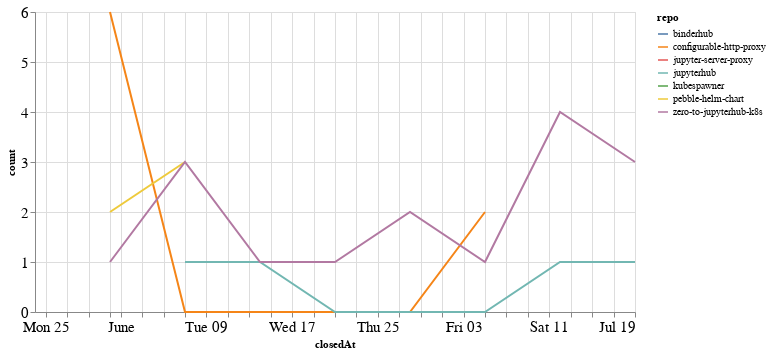

Write notebook code for a chart like this one.
### Code cell
closed_by_time = closed_by.groupby('repo').resample('W', on='closedAt').count()['author'].reset_index()
closed_by_time = closed_by_time.rename(columns={'author': 'count'})

alt.Chart(closed_by_time, width=600).mark_line().encode(
    x='closedAt',
    y='count',
    color='repo',
    tooltip="repo"
)

### Figure 1 — Vega-Lite specification as saved in the notebook (floating-point values rounded to 4 significant figures)
{"config": {"axisLeft": {"labelFontSize": 15}, "axisBottom": {"labelFontSize": 15}}, "data": {"name": "data-407952b67d61c9fde913be46a19f3a87"}, "mark": "line", "encoding": {"color": {"type": "nominal", "field": "repo"}, "tooltip": {"type": "nominal", "field": "repo"}, "x": {"type": "temporal", "field": "closedAt"}, "y": {"type": "quantitative", "field": "count"}}, "width": 600, "$schema": "https://vega.github.io/schema/vega-lite/v4.8.1.json", "datasets": {"data-407952b67d61c9fde913be46a19f3a87": [{"repo": "binderhub", "closedAt": "2020-05-24T00:00:00", "count": 1}, {"repo": "configurable-http-proxy", "closedAt": "2020-05-31T00:00:00", "count": 6}, {"repo": "configurable-http-proxy", "closedAt": "2020-06-07T00:00:00", "count": 0}, {"repo": "configurable-http-proxy", "closedAt": "2020-06-14T00:00:00", "count": 0}, {"repo": "configurable-http-proxy", "closedAt": "2020-06-21T00:00:00", "count": 0}, {"repo": "configurable-http-proxy", "closedAt": "2020-06-28T00:00:00", "count": 0}, {"repo": "configurable-http-proxy", "closedAt": "2020-07-05T00:00:00", "count": 2}, {"repo": "jupyter-server-proxy", "closedAt": "2020-05-24T00:00:00", "count": 1}, {"repo": "jupyterhub", "closedAt": "2020-06-07T00:00:00", "count": 1}, {"repo": "jupyterhub", "closedAt": "2020-06-14T00:00:00", "count": 1}, {"repo": "jupyterhub", "closedAt": "2020-06-21T00:00:00", "count": 0}, {"repo": "jupyterhub", "closedAt": "2020-06-28T00:00:00", "count": 0}, {"repo": "jupyterhub", "closedAt": "2020-07-05T00:00:00", "count": 0}, {"repo": "jupyterhub", "closedAt": "2020-07-12T00:00:00", "count": 1}, {"repo": "jupyterhub", "closedAt": "2020-07-19T00:00:00", "count": 1}, {"repo": "kubespawner", "closedAt": "2020-06-28T00:00:00", "count": 1}, {"repo": "pebble-helm-chart", "closedAt": "2020-05-31T00:00:00", "count": 2}, {"repo": "pebble-helm-chart", "closedAt": "2020-06-07T00:00:00", "count": 3}, {"repo": "zero-to-jupyterhub-k8s", "closedAt": "2020-05-31T00:00:00", "count": 1}, {"repo": "zero-to-jupyterhub-k8s", "closedAt": "2020-06-07T00:00:00", "count": 3}, {"repo": "zero-to-jupyterhub-k8s", "closedAt": "2020-06-14T00:00:00", "count": 1}, {"repo": "zero-to-jupyterhub-k8s", "closedAt": "2020-06-21T00:00:00", "count": 1}, {"repo": "zero-to-jupyterhub-k8s", "closedAt": "2020-06-28T00:00:00", "count": 2}, {"repo": "zero-to-jupyterhub-k8s", "closedAt": "2020-07-05T00:00:00", "count": 1}, {"repo": "zero-to-jupyterhub-k8s", "closedAt": "2020-07-12T00:00:00", "count": 4}, {"repo": "zero-to-jupyterhub-k8s", "closedAt": "2020-07-19T00:00:00", "count": 3}]}}
